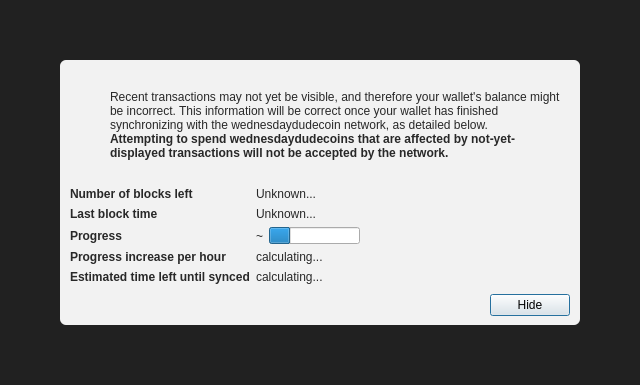
<?xml version="1.0" encoding="UTF-8"?>
<ui version="4.0">
 <class>ModalOverlay</class>
 <widget class="ModalOverlay" name="ModalOverlay">
  <property name="geometry">
   <rect>
    <x>0</x>
    <y>0</y>
    <width>640</width>
    <height>385</height>
   </rect>
  </property>
  <property name="windowTitle">
   <string>Form</string>
  </property>
  <layout class="QVBoxLayout" name="verticalLayout" stretch="0">
   <property name="sizeConstraint">
    <enum>QLayout::SetDefaultConstraint</enum>
   </property>
   <property name="leftMargin">
    <number>0</number>
   </property>
   <property name="topMargin">
    <number>0</number>
   </property>
   <property name="rightMargin">
    <number>0</number>
   </property>
   <property name="bottomMargin">
    <number>0</number>
   </property>
   <item>
    <widget class="QWidget" name="bgWidget" native="true">
     <property name="styleSheet">
      <string notr="true">#bgWidget { background: rgba(0,0,0,220); }</string>
     </property>
     <layout class="QVBoxLayout" name="verticalLayoutMain" stretch="1">
      <property name="leftMargin">
       <number>60</number>
      </property>
      <property name="topMargin">
       <number>60</number>
      </property>
      <property name="rightMargin">
       <number>60</number>
      </property>
      <property name="bottomMargin">
       <number>60</number>
      </property>
      <item>
       <widget class="QWidget" name="contentWidget" native="true">
        <property name="styleSheet">
         <string notr="true">#contentWidget { background: rgba(255,255,255,240); border-radius: 6px; }

QLabel { color: rgb(40,40,40);  }</string>
        </property>
        <layout class="QVBoxLayout" name="verticalLayoutSub" stretch="1,0,0,0">
         <property name="spacing">
          <number>0</number>
         </property>
         <property name="leftMargin">
          <number>10</number>
         </property>
         <property name="topMargin">
          <number>10</number>
         </property>
         <property name="rightMargin">
          <number>10</number>
         </property>
         <property name="bottomMargin">
          <number>10</number>
         </property>
         <item>
          <layout class="QHBoxLayout" name="horizontalLayoutIconText" stretch="0,1">
           <property name="topMargin">
            <number>20</number>
           </property>
           <item>
            <layout class="QVBoxLayout" name="verticalLayoutIcon">
             <property name="leftMargin">
              <number>0</number>
             </property>
             <item>
              <widget class="QPushButton" name="warningIcon">
               <property name="enabled">
                <bool>false</bool>
               </property>
               <property name="text">
                <string/>
               </property>
               <property name="icon">
                <iconset>
                 <normaloff>:/icons/warning</normaloff>
                 <disabledoff>:/icons/warning</disabledoff>:/icons/warning</iconset>
               </property>
               <property name="iconSize">
                <size>
                 <width>48</width>
                 <height>48</height>
                </size>
               </property>
               <property name="flat">
                <bool>true</bool>
               </property>
              </widget>
             </item>
             <item>
              <spacer name="verticalSpacerWarningIcon">
               <property name="orientation">
                <enum>Qt::Vertical</enum>
               </property>
               <property name="sizeHint" stdset="0">
                <size>
                 <width>20</width>
                 <height>40</height>
                </size>
               </property>
              </spacer>
             </item>
            </layout>
           </item>
           <item>
            <layout class="QVBoxLayout" name="verticalLayoutInfoText">
             <property name="leftMargin">
              <number>0</number>
             </property>
             <property name="topMargin">
              <number>0</number>
             </property>
             <item>
              <widget class="QLabel" name="infoText">
               <property name="text">
                <string>Recent transactions may not yet be visible, and therefore your wallet's balance might be incorrect. This information will be correct once your wallet has finished synchronizing with the wednesdaydudecoin network, as detailed below.</string>
               </property>
               <property name="textFormat">
                <enum>Qt::RichText</enum>
               </property>
               <property name="wordWrap">
                <bool>true</bool>
               </property>
              </widget>
             </item>
             <item>
              <widget class="QLabel" name="infoTextStrong">
               <property name="font">
                <font>
                 <weight>75</weight>
                 <bold>true</bold>
                </font>
               </property>
               <property name="text">
                <string>Attempting to spend wednesdaydudecoins that are affected by not-yet-displayed transactions will not be accepted by the network.</string>
               </property>
               <property name="textFormat">
                <enum>Qt::RichText</enum>
               </property>
               <property name="wordWrap">
                <bool>true</bool>
               </property>
              </widget>
             </item>
             <item>
              <spacer name="verticalSpacerInTextSpace">
               <property name="orientation">
                <enum>Qt::Vertical</enum>
               </property>
               <property name="sizeHint" stdset="0">
                <size>
                 <width>20</width>
                 <height>40</height>
                </size>
               </property>
              </spacer>
             </item>
            </layout>
           </item>
          </layout>
         </item>
         <item>
          <spacer name="verticalSpacerAfterText">
           <property name="orientation">
            <enum>Qt::Vertical</enum>
           </property>
           <property name="sizeHint" stdset="0">
            <size>
             <width>20</width>
             <height>40</height>
            </size>
           </property>
          </spacer>
         </item>
         <item>
          <layout class="QFormLayout" name="formLayout">
           <property name="fieldGrowthPolicy">
            <enum>QFormLayout::FieldsStayAtSizeHint</enum>
           </property>
           <property name="horizontalSpacing">
            <number>6</number>
           </property>
           <property name="verticalSpacing">
            <number>6</number>
           </property>
           <property name="topMargin">
            <number>10</number>
           </property>
           <item row="0" column="0">
            <widget class="QLabel" name="labelNumberOfBlocksLeft">
             <property name="font">
              <font>
               <weight>75</weight>
               <bold>true</bold>
              </font>
             </property>
             <property name="text">
              <string>Number of blocks left</string>
             </property>
            </widget>
           </item>
           <item row="0" column="1">
            <widget class="QLabel" name="numberOfBlocksLeft">
             <property name="text">
              <string>Unknown...</string>
             </property>
            </widget>
           </item>
           <item row="1" column="0">
            <widget class="QLabel" name="labelLastBlockTime">
             <property name="font">
              <font>
               <weight>75</weight>
               <bold>true</bold>
              </font>
             </property>
             <property name="text">
              <string>Last block time</string>
             </property>
            </widget>
           </item>
           <item row="1" column="1">
            <widget class="QLabel" name="newestBlockDate">
             <property name="sizePolicy">
              <sizepolicy hsizetype="Maximum" vsizetype="Preferred">
               <horstretch>0</horstretch>
               <verstretch>0</verstretch>
              </sizepolicy>
             </property>
             <property name="text">
              <string>Unknown...</string>
             </property>
            </widget>
           </item>
           <item row="2" column="0">
            <widget class="QLabel" name="labelSyncDone">
             <property name="font">
              <font>
               <weight>75</weight>
               <bold>true</bold>
              </font>
             </property>
             <property name="text">
              <string>Progress</string>
             </property>
            </widget>
           </item>
           <item row="2" column="1">
            <layout class="QHBoxLayout" name="horizontalLayoutSync" stretch="0,1">
             <item>
              <widget class="QLabel" name="percentageProgress">
               <property name="text">
                <string notr="true">~</string>
               </property>
              </widget>
             </item>
             <item>
              <widget class="QProgressBar" name="progressBar">
               <property name="value">
                <number>24</number>
               </property>
               <property name="format">
                <string/>
               </property>
              </widget>
             </item>
            </layout>
           </item>
           <item row="4" column="0">
            <widget class="QLabel" name="labelProgressIncrease">
             <property name="font">
              <font>
               <weight>75</weight>
               <bold>true</bold>
              </font>
             </property>
             <property name="text">
              <string>Progress increase per hour</string>
             </property>
            </widget>
           </item>
           <item row="4" column="1">
            <widget class="QLabel" name="progressIncreasePerH">
             <property name="text">
              <string>calculating...</string>
             </property>
            </widget>
           </item>
           <item row="5" column="0">
            <widget class="QLabel" name="labelEstimatedTimeLeft">
             <property name="font">
              <font>
               <weight>75</weight>
               <bold>true</bold>
              </font>
             </property>
             <property name="text">
              <string>Estimated time left until synced</string>
             </property>
            </widget>
           </item>
           <item row="5" column="1">
            <widget class="QLabel" name="expectedTimeLeft">
             <property name="text">
              <string>calculating...</string>
             </property>
            </widget>
           </item>
          </layout>
         </item>
         <item>
          <layout class="QHBoxLayout" name="horizontalLayoutButtons">
           <property name="leftMargin">
            <number>10</number>
           </property>
           <property name="topMargin">
            <number>10</number>
           </property>
           <item>
            <spacer name="horizontalSpacer">
             <property name="orientation">
              <enum>Qt::Horizontal</enum>
             </property>
             <property name="sizeHint" stdset="0">
              <size>
               <width>40</width>
               <height>20</height>
              </size>
             </property>
            </spacer>
           </item>
           <item>
            <widget class="QPushButton" name="closeButton">
             <property name="text">
              <string>Hide</string>
             </property>
             <property name="focusPolicy">
              <enum>Qt::StrongFocus</enum>
             </property>
             <property name="default">
              <bool>true</bool>
             </property>
            </widget>
           </item>
          </layout>
         </item>
        </layout>
       </widget>
      </item>
     </layout>
    </widget>
   </item>
  </layout>
 </widget>
 <customwidgets>
  <customwidget>
   <class>ModalOverlay</class>
   <extends>QWidget</extends>
   <header>qt/modaloverlay.h</header>
   <container>1</container>
  </customwidget>
 </customwidgets>
 <resources/>
 <connections/>
</ui>
